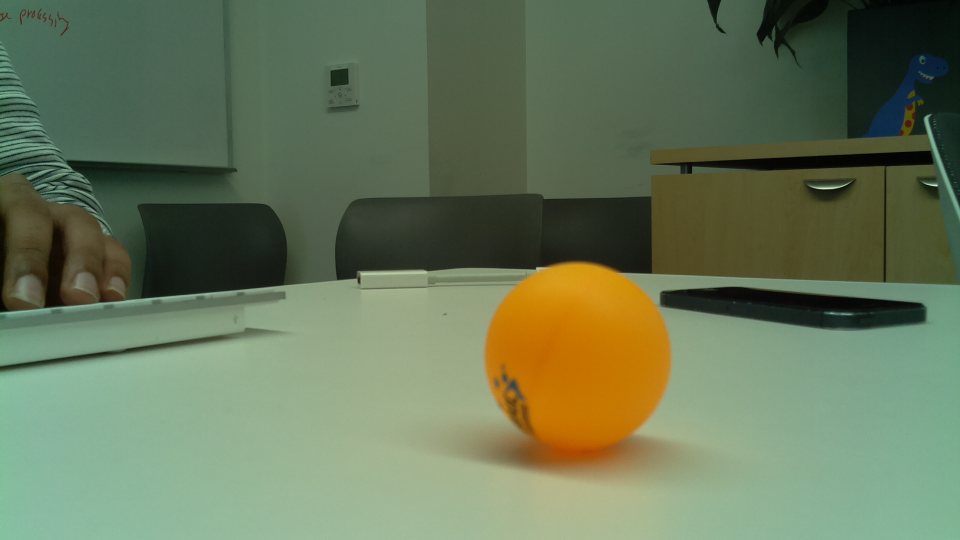
#> input picture images/1_close.jpg, 1920 x 1080 px (shown at 1/2 size); its folder holds only this picture in this run
$ python detect_objects.py   (Python 2 division)   (older library calls are emulated)
#> lines starting #> are read from the running program, lines starting #| are printed output that depends on the picture; after the words box and inside, x2 and y2 are one past the last pixel; in counts of white or black regions, pixels touching at a corner belong together
#import the necessary packages
import numpy as np
import cv2
import glob

file_list = glob.glob("images/*.jpg")
# file_list = glob.glob("images/4_both.jpg")

# define ROI for detecting edges

detect_width = 600
detect_height = 600

def auto_canny(image, sigma=0.33):
    # compute the median of the single channel pixel intensities
    v = np.median(image)

    # apply automatic Canny edge detection using the computed median
    lower = int(max(0, (1.0 - sigma) * v))
    upper = int(min(255, (1.0 + sigma) * v))
    edged = cv2.Canny(image, lower, upper)

    # return the edged image
    return edged

print file_list

for f_name in file_list:
    print f_name

    image = cv2.imread(f_name)
#> image is the input picture: shape (1080, 1920, 3); mean B, G, R 89.1, 118.7, 103.8

    height, width, channels = image.shape
#> height = 1080; width = 1920; channels = 3

    center_x_low = width / 2 - detect_width / 2
#> center_x_low = 660
    center_x_high = width / 2 + detect_width / 2
#> center_x_high = 1260

    print "Width: %d, Height: %d, Channels: %d" % (height, width, channels)
#| Width: 1080, Height: 1920, Channels: 3

    x1_e = center_x_low
#> x1_e = 660
    x2_e = center_x_high
#> x2_e = 1260
    y1_e = height - detect_height
#> y1_e = 480
    y2_e = height
#> y2_e = 1080

    gray = cv2.cvtColor(image, cv2.COLOR_BGR2GRAY)
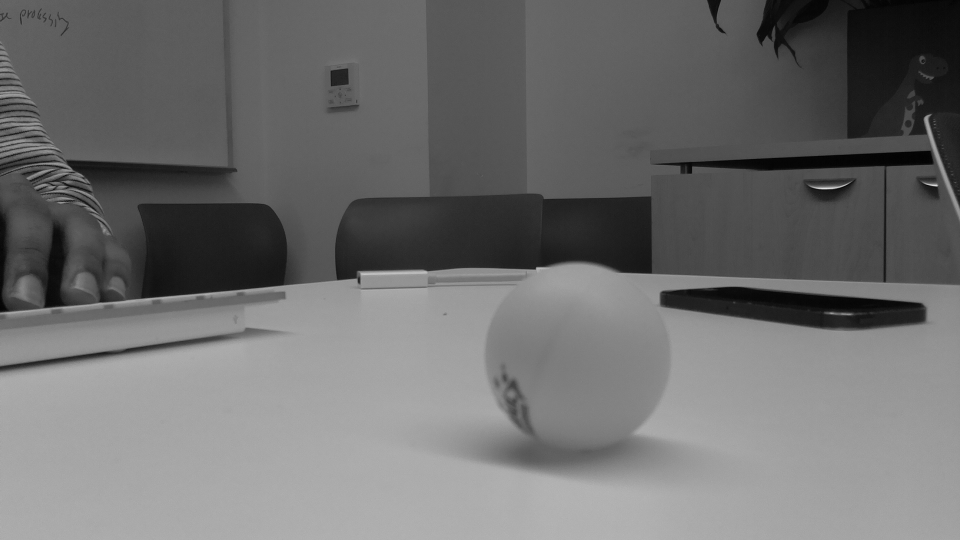
#> gray: shape (1080, 1920) (shown at 1/2 size); min 0, max 235, mean 110.8

    blurred = cv2.GaussianBlur(gray, (3, 3), 0)


    edges = auto_canny(blurred, 0.33)
#> in auto_canny, `v = np.median(image)`: v = 100
#> in auto_canny, `lower = int(max(0, (1.0 - sigma) * v))`: lower = 67
#> in auto_canny, `upper = int(min(255, (1.0 + sigma) * v))`: upper = 133
#> in auto_canny, `edged = cv2.Canny(image, lower, upper)`:
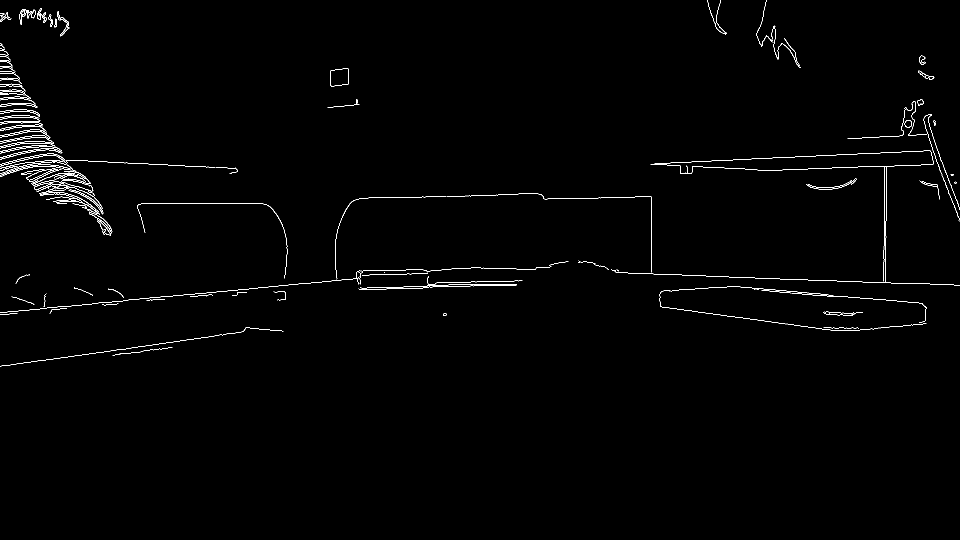
#> edged: shape (1080, 1920) (shown at 1/2 size); 0.88% white in thin lines or dots, all inside (x1, y1, x2, y2) = (0, 0, 1920, 733)

    center_roi = edges[y1_e: y2_e, x1_e:x2_e]
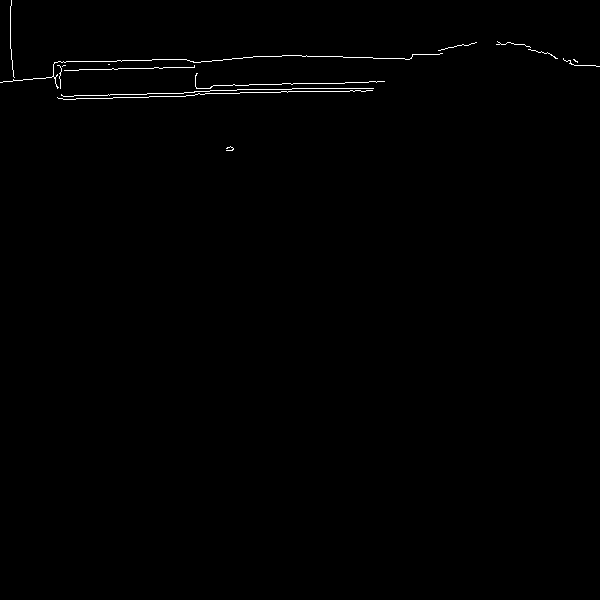
#> center_roi: shape (600, 600); 0.48% white in thin lines or dots, all inside (x1, y1, x2, y2) = (0, 0, 600, 151)

    # find contours in the masked image and keep the largest one
    (_, cnts, _) = cv2.findContours(center_roi.copy(), cv2.RETR_EXTERNAL,
    cv2.CHAIN_APPROX_SIMPLE)
#> cnts = 15 contours, all with area under 20
    print len(cnts)
#| 15

    if len(cnts) == 0:
        print "No contours found"
        continue

    print "Found countours"

    c = max(cnts, key=cv2.contourArea)
#> c = contour of 162 points, box (x1, y1, x2, y2) (0, 53, 443, 89), area 8

    # approximate the contour
    peri = cv2.arcLength(c, True)
#> peri = 980.5
    approx = cv2.approxPolyDP(c, 0.05 * peri, True)
#> approx = [[442, 53], [0, 82]]

    print approx.shape
#| (2, 1, 2)
    print approx
#| [[[442  53]]
#|  [[  0  82]]]

    # Move the x coords
    approx[:,:,0] += x1_e
    approx[:,:,1] += y1_e

    # draw a green bounding box surrounding the detected object
    cv2.drawContours(image, [approx], -1, (0, 255, 0), 4)

    cv2.line(image,
        (x1_e, y1_e),
        (x1_e, y2_e),
        color=(0,0,255),
        thickness=3)
    cv2.line(image,
        (x2_e, y1_e),
        (x2_e, y2_e),
        color=(0,0,255),
        thickness=3)
    cv2.line(image,
        (x1_e, y1_e),
        (x2_e, y1_e),
        color=(0,0,255),
        thickness=3)
    cv2.line(image,
        (x1_e, y2_e),
        (x2_e, y2_e),
        color=(0,0,255),
        thickness=3)
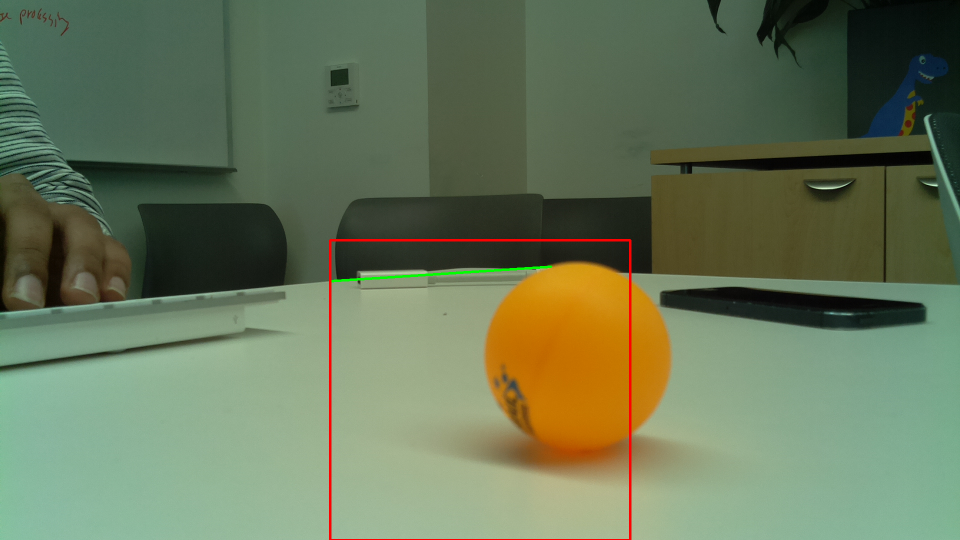
#> image: shape (1080, 1920, 3) (shown at 1/2 size); mean B, G, R 88.6, 118.2, 104.3

    # cv2.line(image,
    #     (center_x_high, 0),
    #     (center_x_high, height),
    #     color=(0,0,255),
    #     thickness=3)

    # cv2.imshow("ROI", center_roi)

    cv2.imshow("Image", cv2.resize(image, (0,0), fx=0.5, fy=0.5))
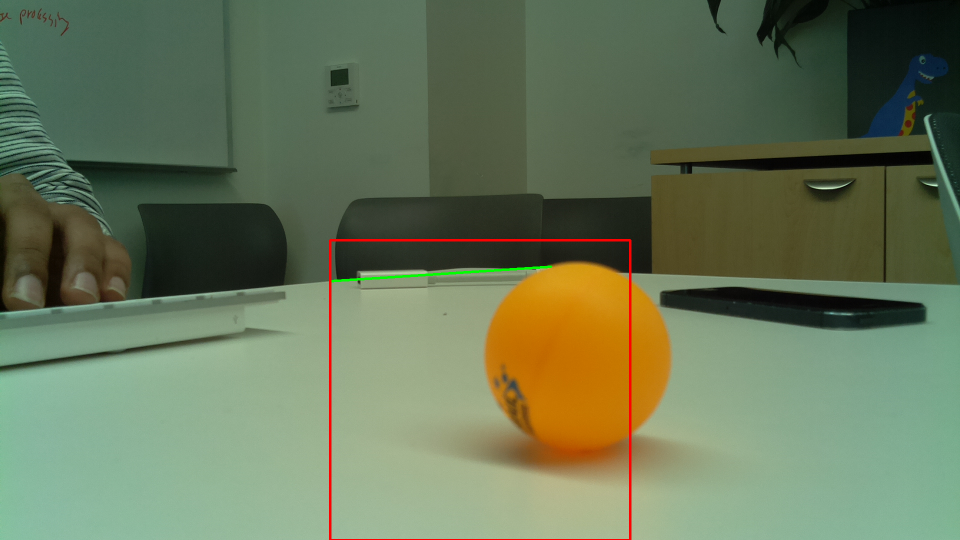
#> window 'Image': shape (540, 960, 3); mean B, G, R 88.7, 118.3, 104.4
    cv2.imshow("Edges", cv2.resize(edges, (0,0), fx=0.5, fy=0.5))
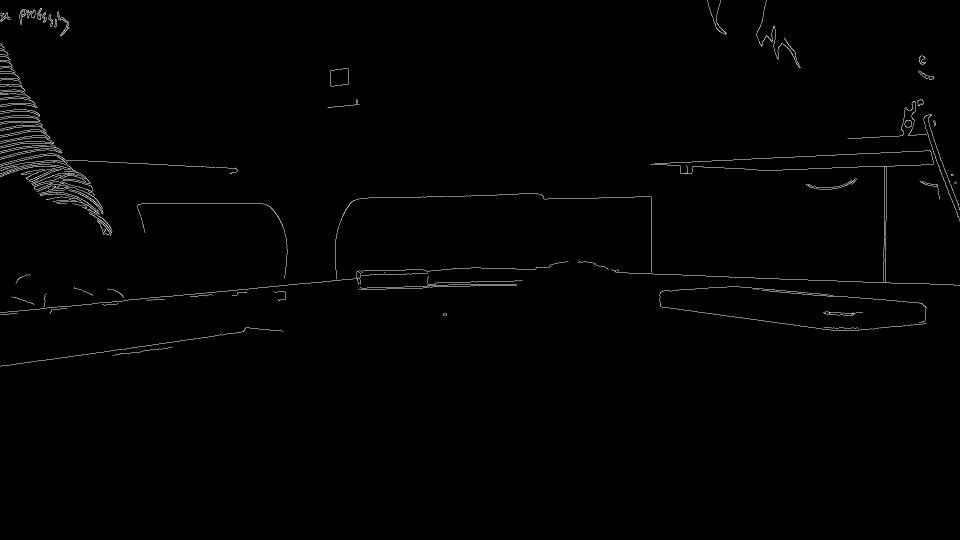
#> window 'Edges': shape (540, 960); min 0, max 255, mean 2.3
    # cv2.imshow("Mask", mask)
    cv2.waitKey(0)


    # [38 lines of commented-out code are left out]

$ run again, on images/5_far.jpg
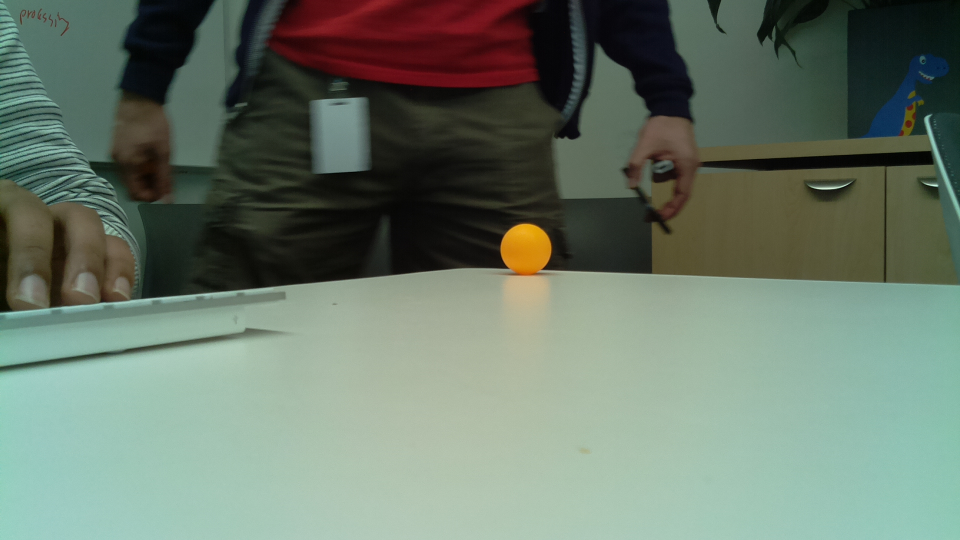
#> input picture images/5_far.jpg, 1920 x 1080 px (shown at 1/2 size)
#> image is the input picture: shape (1080, 1920, 3); mean B, G, R 106.3, 120.5, 105.7
#| Width: 1080, Height: 1920, Channels: 3
#> v = 106
#> lower = 71
#> upper = 140
#> edged: shape (1080, 1920); 0.95% white in thin lines or dots, all inside (x1, y1, x2, y2) = (0, 0, 1920, 734)
#> `center_roi = edges[y1_e: y2_e, x1_e:x2_e]`:
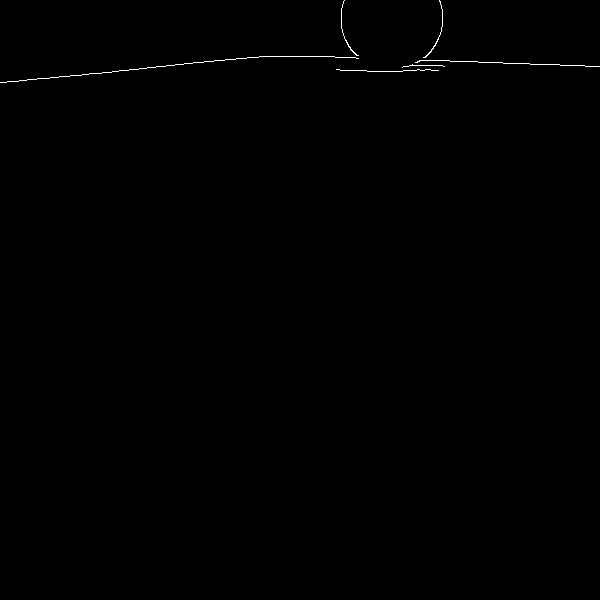
#> center_roi: shape (600, 600); 0.23% white in thin lines or dots, all inside (x1, y1, x2, y2) = (0, 0, 600, 83)
#> cnts = 6 contours, all with area under 20
#| 6
#> c = contour of 53 points, box (x1, y1, x2, y2) (423, 0, 443, 58), area 14
#> peri = 134
#> approx = [[439, 0], [441, 31], [423, 57], [441, 31]]
#| (4, 1, 2)
#| [[[439   0]]
#|  [[441  31]]
#|  [[423  57]]
#|  [[441  31]]]
#> `cv2.imshow("Edges", cv2.resize(edges, (0,0), fx=0.5, fy=0.5))`:
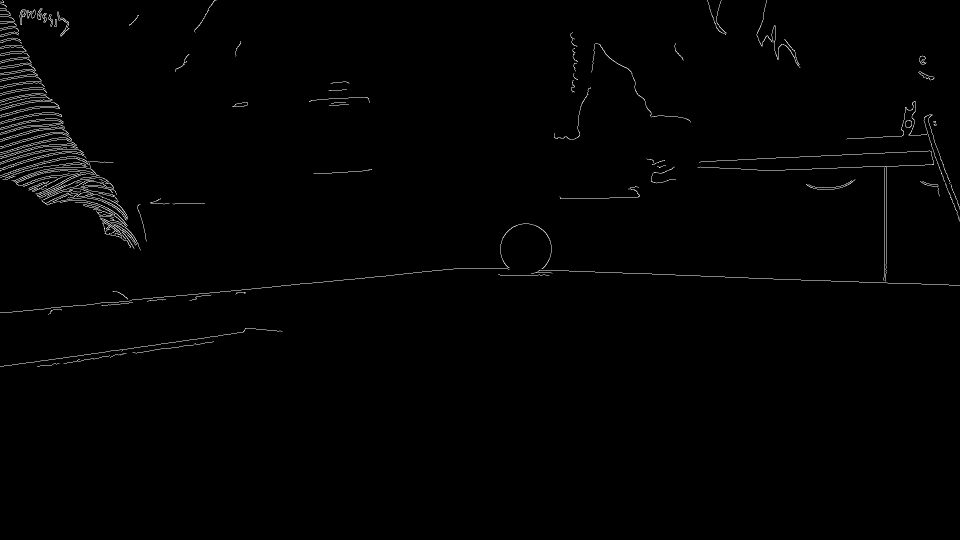
#> window 'Edges': shape (540, 960); min 0, max 255, mean 2.4

$ run again, on images/6_far_right.jpg
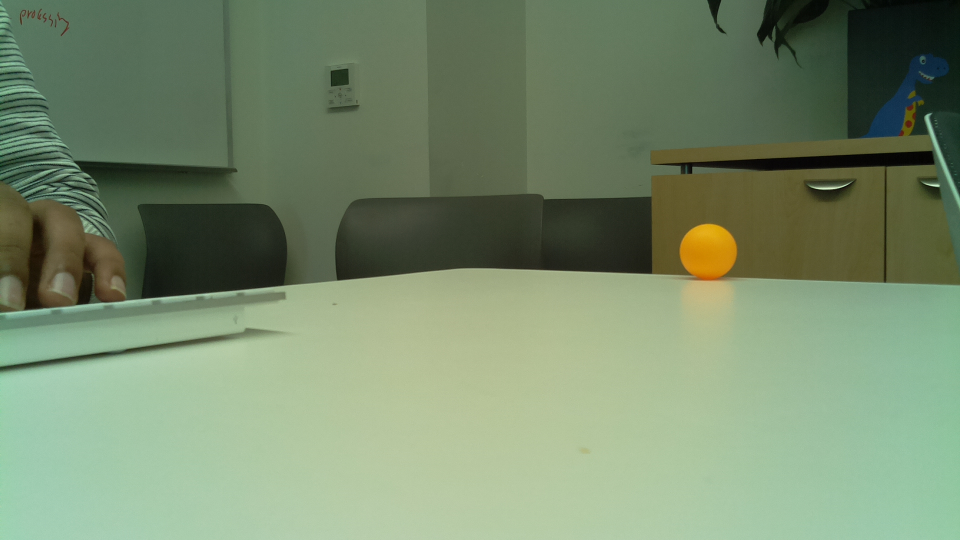
#> input picture images/6_far_right.jpg, 1920 x 1080 px (shown at 1/2 size)
#> image is the input picture: shape (1080, 1920, 3); mean B, G, R 108.9, 139, 119.7
#| Width: 1080, Height: 1920, Channels: 3
#> v = 113
#> lower = 75
#> upper = 150
#> edged: shape (1080, 1920); 0.87% white in thin lines or dots, all inside (x1, y1, x2, y2) = (0, 0, 1920, 734)
#> `center_roi = edges[y1_e: y2_e, x1_e:x2_e]`:
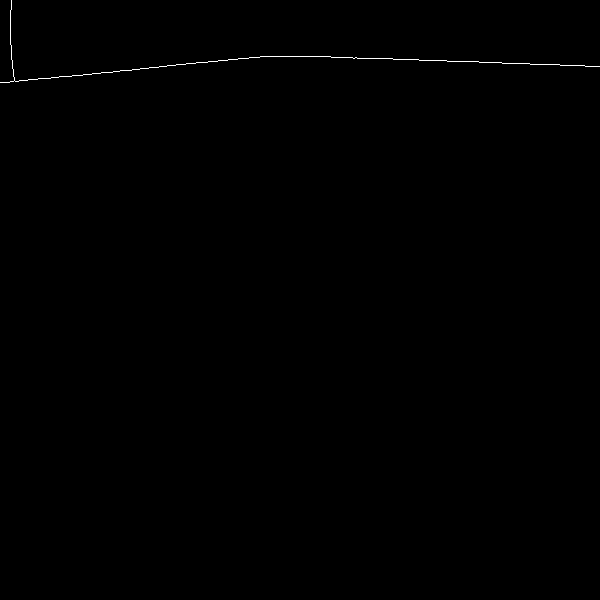
#> center_roi: shape (600, 600); 0.19% white in thin lines or dots, all inside (x1, y1, x2, y2) = (0, 0, 600, 83)
#> cnts = 1 contour, all with area under 20
#| 1
#> c = contour of 182 points, box (x1, y1, x2, y2) (0, 0, 600, 83), area 0
#> peri = 1395.3
#> approx = [[0, 82], [599, 66], [15, 81], [11, 0]]
#| (4, 1, 2)
#| [[[  0  82]]
#|  [[599  66]]
#|  [[ 15  81]]
#|  [[ 11   0]]]
#> `cv2.imshow("Edges", cv2.resize(edges, (0,0), fx=0.5, fy=0.5))`:
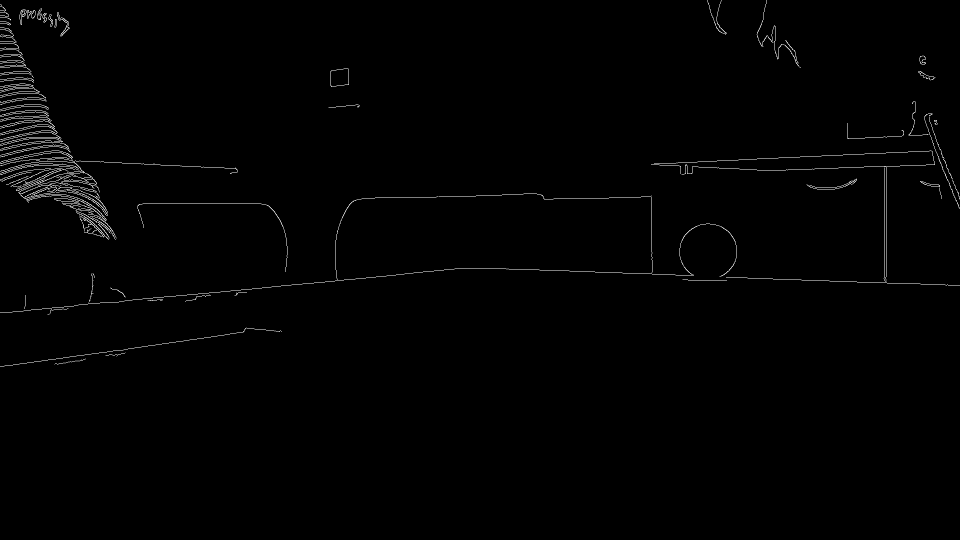
#> window 'Edges': shape (540, 960); min 0, max 255, mean 2.2

$ run again, on images/7_far_left.jpg
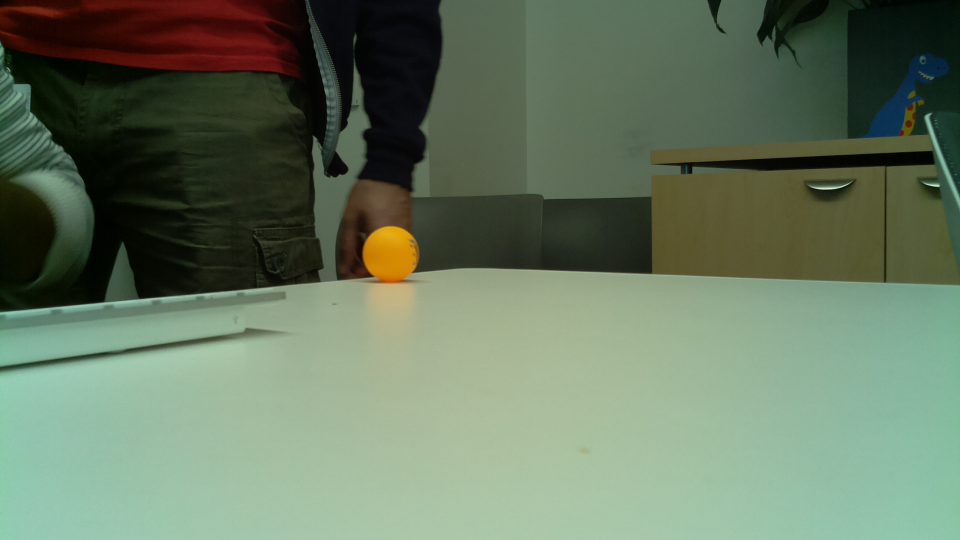
#> input picture images/7_far_left.jpg, 1920 x 1080 px (shown at 1/2 size)
#> image is the input picture: shape (1080, 1920, 3); mean B, G, R 96.6, 119.4, 102.2
#| Width: 1080, Height: 1920, Channels: 3
#> v = 105
#> lower = 70
#> upper = 139
#> edged: shape (1080, 1920); 0.64% white in thin lines or dots, all inside (x1, y1, x2, y2) = (0, 0, 1920, 744)
#> `center_roi = edges[y1_e: y2_e, x1_e:x2_e]`:
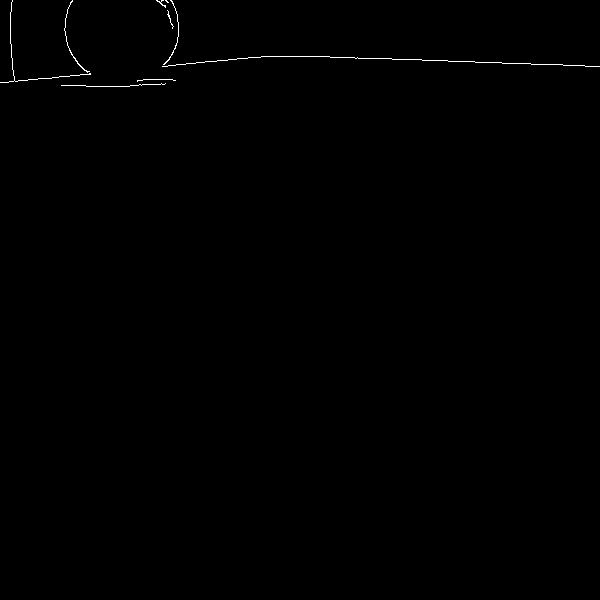
#> center_roi: shape (600, 600); 0.27% white in thin lines or dots, all inside (x1, y1, x2, y2) = (0, 0, 600, 87)
#> cnts = 9 contours, all with area under 20
#| 9
#> c = contour of 78 points, box (x1, y1, x2, y2) (64, 0, 90, 73), area 18
#> peri = 174.3
#> approx = [[72, 0], [66, 41], [87, 72], [66, 41]]
#| (4, 1, 2)
#| [[[72  0]]
#|  [[66 41]]
#|  [[87 72]]
#|  [[66 41]]]
#> `cv2.imshow("Edges", cv2.resize(edges, (0,0), fx=0.5, fy=0.5))`:
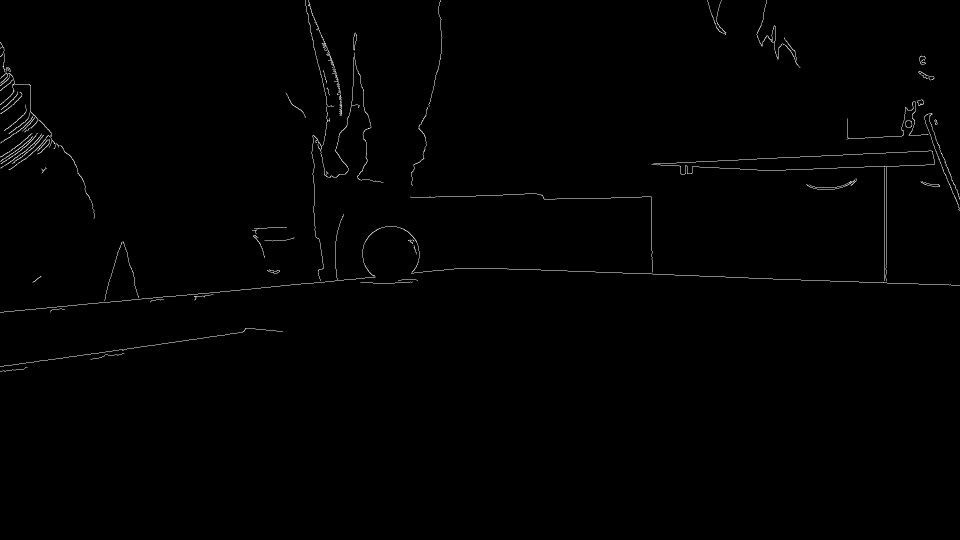
#> window 'Edges': shape (540, 960); min 0, max 255, mean 1.6
